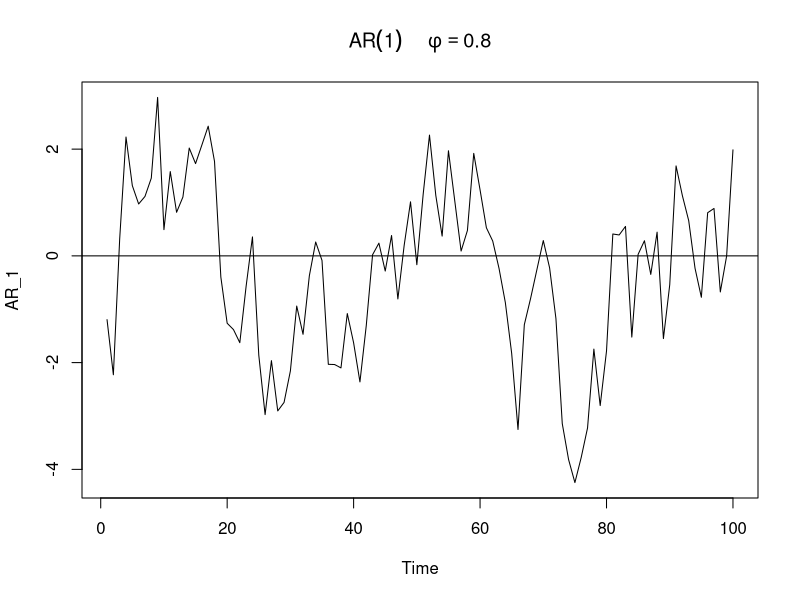
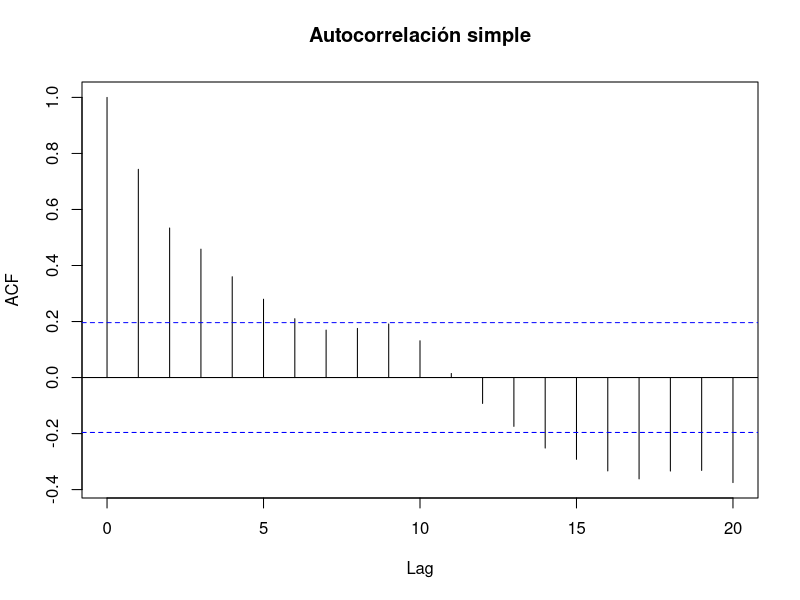
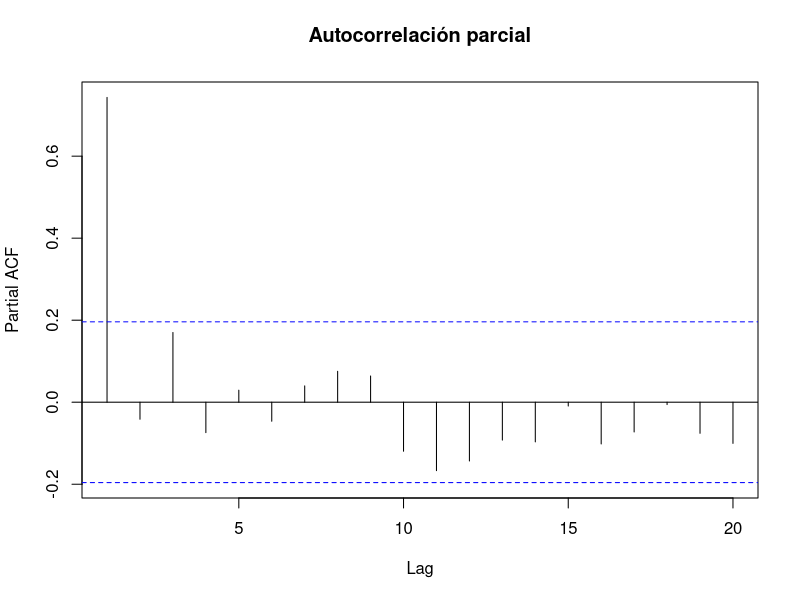
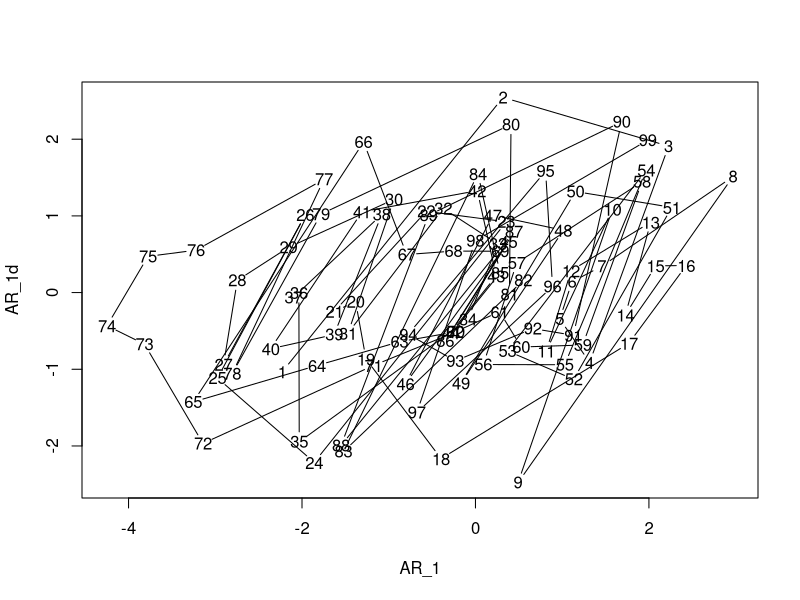

The R script that drew these images, in order:

#GENERAR un AR(1) con parametro phi=0.8 ARIMA(P,D,Q)
AR_1<-arima.sim(list(order=c(1,0,0),ar=0.8),n=100)
plot(AR_1, main=(expression(AR(1)~~~~~phi==0.8)))
abline(h=0)
acf(AR_1,main="Autocorrelación simple")
pacf(AR_1,main="Autocorrelación parcial")
AR_1d<-diff(AR_1)
plot(AR_1,AR_1d)
pacf(AR_1,main="Autocorrelacion parcial",plot=FALSE)
